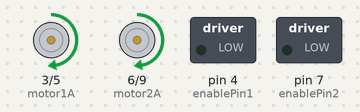
This sketch was run on a simulated Arduino Uno, built with avr-gcc and run on an emulated ATmega328P. Shown: motor-driver pin pairs drawn as motors (green arrow = first pin HIGH = forward, orange = second pin HIGH = backward, longer = more drive), switched loads named in the sketch (green lamp = pin HIGH).

Above: at 0.5 s.
At 5.5 s:
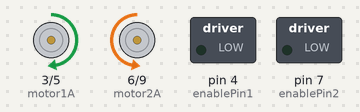
At 10.4 s:
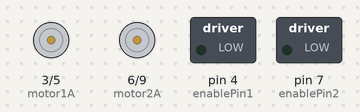
Timing chart, 0 to 16.8 s (numbered marks = the images above):
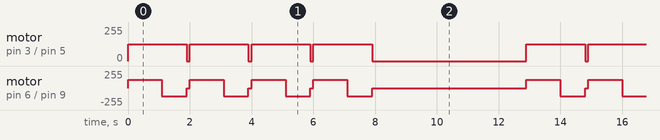

Measured:
- by itself, motor on pin 3 (motor1A) / pin 5 (motor1B): repeats every 12.9 s: 3 × (stopped 0.10 s, forward 127/255 1.9 s), stopped 5.0 s, forward 127/255 1.9 s
- by itself, motor on pin 6 (motor2A) / pin 9 (motor2B): repeats every 12.9 s: backward 127/255 0.80 s, stopped 0.10 s, forward 127/255 1.1 s, backward 127/255 0.80 s, stopped 0.10 s, forward 127/255 1.1 s, backward 127/255 0.80 s, stopped 0.10 s, forward 127/255 1.1 s, backward 127/255 0.80 s, stopped 5.0 s, forward 127/255 1.1 s

The sketch:

rectangle.ino
```cpp
const int enablePin1 = 4; // H-bridge enable pin for motor 1
const int motor1A = 3; // arduino pin that controls 1A
const int motor1B = 5; // arduino pin that controls 2A

const int enablePin2 = 7; // H-bridge enable pin for motor 2
const int motor2A = 6; // arduino pin that controls 3A
const int motor2B = 9; // arduino pin that controls 4A

const int moveDuration = 1000; // duration for straight bit
const int moveDuration2 = 1000; // duration for second straight bit
const int turnDuration = 800; // configure timing for turning of 90 degrees
const int speed = 127; // 0 - 255 for pwm - 127 for now which is half(ish)

// i am not using millis() right now

void setup(){
    // output for h-bridge and motor pins
    pinMode(enablePin1,OUTPUT);
  	pinMode(motor1A,OUTPUT);
	pinMode(motor1B,OUTPUT);

  	pinMode(enablePin2,OUTPUT);
  	pinMode(motor2A,OUTPUT);
	pinMode(motor2B,OUTPUT);

}


void loop(){
	//this is a basic template, we need to test to get a feel for the timings
	goStraight(moveDuration); // first straight
	delay(100);
	turnRight(turnDuration);
	delay(100);
	goStraight(moveDuration2); // shorter length of rectangle
	delay(100);
	turnRight(turnDuration);
	delay(100);
	goStraight(moveDuration); // long length (2nd time)
	delay(100);
	turnRight(turnDuration);
	delay(100);
	goStraight(moveDuration2); // 2nd time short length
	delay(100);
	turnRight(turnDuration);
	delay(5000); //wait 5 seconds before going again

}


void goStraight(int duration){
	//motor 1
	analogWrite(motor1A, speed);
	analogWrite(motor1B, 0); // 0 is for "off"

	//motor 2
	analogWrite(motor2A, speed); // both "A" pins are HIGH so they both turn the same direction
	analogWrite(motor2B, 0); // 0 is for "off"

	delay(duration); // keeps going for specified amount of time

	// stops both motors
	analogWrite(motor1B, 0);
	analogWrite(motor2B, 0);

}

void turnRight(int duration){ // i actually dont know if this will turn right or left because it depends on other stuff
	//motor 1
	analogWrite(motor1A, speed);
	analogWrite(motor1B, 0); // 0 is for "off"

	//motor 2
	analogWrite(motor2A, 0); // 0 is for "off"
	analogWrite(motor2B, speed);
	// pin A and B are turned on so the motors turn in opposite directions

	delay(duration); // keeps going for specified amount of time

	// stops both motors
	analogWrite(motor1A, 0);
	analogWrite(motor2B, 0);

}
```
